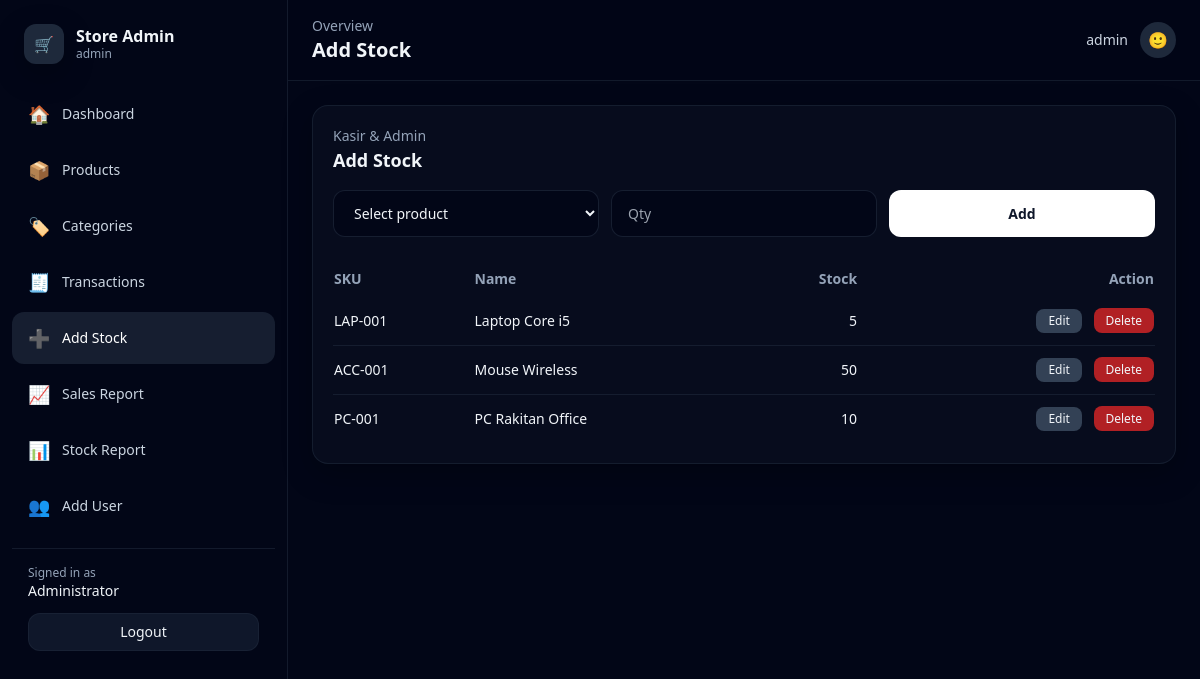
/public/index.php?route=stock_in (signed in), run on the app's committed database.
### tables this page shows
CREATE TABLE products (
  id INT AUTO_INCREMENT PRIMARY KEY,
  sku VARCHAR(50) NOT NULL UNIQUE,
  name VARCHAR(150) NOT NULL,
  category_id INT NULL,
  sell_price INT NOT NULL DEFAULT 0,
  stock INT NOT NULL DEFAULT 0,
  created_at TIMESTAMP DEFAULT CURRENT_TIMESTAMP,
  CONSTRAINT fk_products_category FOREIGN KEY (category_id) REFERENCES categories(id) ON DELETE SET NULL
);

### app/Helpers/view.php (called while the page is built, shortened)
<?php
function render(string $view, array $data = []): void {
  require __DIR__ . '/../Views/layout.php';
}

### public/index.php (called while the page is built, shortened)
<?php
require_once __DIR__ . '/../config/db.php';
require_once __DIR__ . '/../app/Helpers/view.php';
$route = $_GET['route'] ?? 'dashboard';
switch ($route) {
  case 'stock_in':
    require_once __DIR__ . '/../app/Controllers/StockInController.php';
    $res = StockInController::index($pdo);
    break;
}
$view = $res['view'];
$data = $res['data'] ?? [];
$data['view'] = $view;
render($view, $data);

### app/Controllers/StockInController.php (called while the page is built, shortened)
<?php
final class StockInController
{
  public static function index(PDO $pdo): array
  {
    $products = $pdo->query("
      SELECT id, sku, name, stock
      FROM products
      ORDER BY name ASC
    ")->fetchAll();
    return [
      'view' => 'stock_in',
      'data' => compact('products')
    ];
  }
}

### app/Views/stock_in.php (the view, shortened to what this page needs)
<form method="post" action="<?= BASE_URL ?>/public/index.php?route=stock_in"
      class="grid grid-cols-1 md:grid-cols-3 gap-3 mb-6">
  <select name="product_id" required
    class="rounded-xl bg-slate-950 border border-slate-800/70 px-4 py-3 text-sm">
    <option value="">Select product</option>
  </select>
  <input type="number" name="qty" min="1" required placeholder="Qty"
    class="rounded-xl bg-slate-950 border border-slate-800/70 px-4 py-3 text-sm">
  <button
    class="rounded-xl bg-white text-slate-900 px-5 py-3 text-sm font-semibold hover:bg-slate-100">
    Add
  </button>
</form>
<div class="overflow-x-auto">
<table class="min-w-full text-sm">
  <thead class="text-slate-400">
    <tr>
      <th class="text-left py-2">SKU</th>
      <th class="text-left py-2">Name</th>
      <th class="text-right py-2">Stock</th>
      <th class="text-right py-2">Action</th>
    </tr>
  </thead>
  <tbody class="divide-y divide-slate-800/60">
    <?php foreach ($products as $p): ?>
      <tr class="hover:bg-slate-950/40">
        <td class="py-3"><?= htmlspecialchars($p['sku']) ?></td>
        <td class="py-3 font-medium"><?= htmlspecialchars($p['name']) ?></td>
        <td class="py-3 text-right"><?= (int)$p['stock'] ?></td>
        <td class="py-3 text-right space-x-2">
          <button
            onclick="openEditStock(<?= (int)$p['id'] ?>, <?= (int)$p['stock'] ?>)"
            class="px-3 py-1 rounded-lg bg-slate-700 hover:bg-slate-600 text-xs">
            Edit
          </button>
          <a
            href="<?= BASE_URL ?>/public/index.php?route=stock_in&reset=<?= (int)$p['id'] ?>"
            onclick="return confirm('Reset stock produk ini ke 0?')"
            class="px-3 py-1 rounded-lg bg-red-600/80 hover:bg-red-600 text-xs">
            Delete
          </a>
        </td>
      </tr>
    <?php endforeach; ?>
  </tbody>
</table>
</div>
<?php
require __DIR__ . '/_card.php';

### assets/css/app.css (style rules this page uses)
:root { color-scheme:dark }
* { scrollbar-color:#334155 transparent; scrollbar-width:thin }
a { transition:all .15s ease }

### data on the page
products: sku "LAP-001", name "Laptop Core i5", stock "5"
products: sku "ACC-001", name "Mouse Wireless", stock "50"
products: sku "PC-001", name "PC Rakitan Office", stock "10"

### other printed values
APP_NAME "Store Admin"
$u['role'] "admin"
$item['icon'] "🏠"
$item['label'] "Dashboard"
$item['icon'] "📦"
$item['label'] "Products"
$item['icon'] "🏷️"
$item['label'] "Categories"
$item['icon'] "🧾"
$item['label'] "Transactions"
$item['icon'] "➕"
$item['label'] "Add Stock"
$item['icon'] "📈"
$item['label'] "Sales Report"
$item['icon'] "📊"
